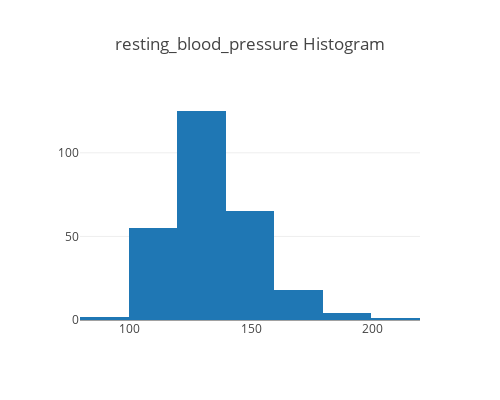

The code cell stored with this chart in its notebook:
### Markdown cell above
##### resting_blood_pressure

### Code cell
trace0 = [go.Histogram(x = df_combine['resting_blood_pressure'], nbinsx = 10)]
layout = go.Layout(autosize = False, width=500, height=400,\
                  title=go.layout.Title(text='resting_blood_pressure Histogram'))

fig = go.Figure(data=trace0, layout=layout)

plotly.offline.iplot(fig, filename='basic-line')

### Figure 1 — Plotly figure (JSON) as saved in the notebook; plotly's stock layout.template omitted (floating-point values rounded to 4 significant figures; data arrays with more than 128 entries replaced by an {"elided": "..."} marker saying what was removed)
{"data": [{"nbinsx": 10, "type": "histogram", "uid": "22a0214c-94a0-4691-8bf4-0c62f818a081", "x": {"elided": "270 int values"}}], "layout": {"autosize": false, "height": 400, "title": {"text": "resting_blood_pressure Histogram"}, "width": 500}}
